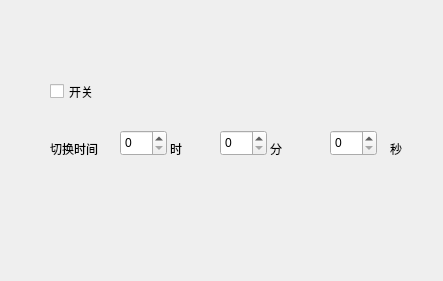
<?xml version="1.0" encoding="UTF-8"?>
<ui version="4.0">
 <class>TimeJumpSetDialog</class>
 <widget class="QDialog" name="TimeJumpSetDialog">
  <property name="geometry">
   <rect>
    <x>0</x>
    <y>0</y>
    <width>443</width>
    <height>281</height>
   </rect>
  </property>
  <property name="windowTitle">
   <string>跳变时间设置</string>
  </property>
  <widget class="QLabel" name="label">
   <property name="geometry">
    <rect>
     <x>50</x>
     <y>140</y>
     <width>54</width>
     <height>17</height>
    </rect>
   </property>
   <property name="text">
    <string>切换时间</string>
   </property>
  </widget>
  <widget class="QSpinBox" name="spinBox">
   <property name="geometry">
    <rect>
     <x>120</x>
     <y>130</y>
     <width>47</width>
     <height>26</height>
    </rect>
   </property>
  </widget>
  <widget class="QSpinBox" name="spinBox_2">
   <property name="geometry">
    <rect>
     <x>220</x>
     <y>130</y>
     <width>47</width>
     <height>26</height>
    </rect>
   </property>
  </widget>
  <widget class="QSpinBox" name="spinBox_3">
   <property name="geometry">
    <rect>
     <x>330</x>
     <y>130</y>
     <width>47</width>
     <height>26</height>
    </rect>
   </property>
  </widget>
  <widget class="QLabel" name="label_2">
   <property name="geometry">
    <rect>
     <x>170</x>
     <y>140</y>
     <width>54</width>
     <height>17</height>
    </rect>
   </property>
   <property name="text">
    <string>时</string>
   </property>
  </widget>
  <widget class="QLabel" name="label_3">
   <property name="geometry">
    <rect>
     <x>270</x>
     <y>140</y>
     <width>54</width>
     <height>17</height>
    </rect>
   </property>
   <property name="text">
    <string>分</string>
   </property>
  </widget>
  <widget class="QLabel" name="label_4">
   <property name="geometry">
    <rect>
     <x>390</x>
     <y>140</y>
     <width>54</width>
     <height>17</height>
    </rect>
   </property>
   <property name="text">
    <string>秒</string>
   </property>
  </widget>
  <widget class="QCheckBox" name="checkBox">
   <property name="geometry">
    <rect>
     <x>50</x>
     <y>80</y>
     <width>81</width>
     <height>23</height>
    </rect>
   </property>
   <property name="text">
    <string>开关</string>
   </property>
  </widget>
 </widget>
 <tabstops>
  <tabstop>spinBox</tabstop>
  <tabstop>spinBox_2</tabstop>
  <tabstop>spinBox_3</tabstop>
 </tabstops>
 <resources/>
 <connections/>
</ui>
